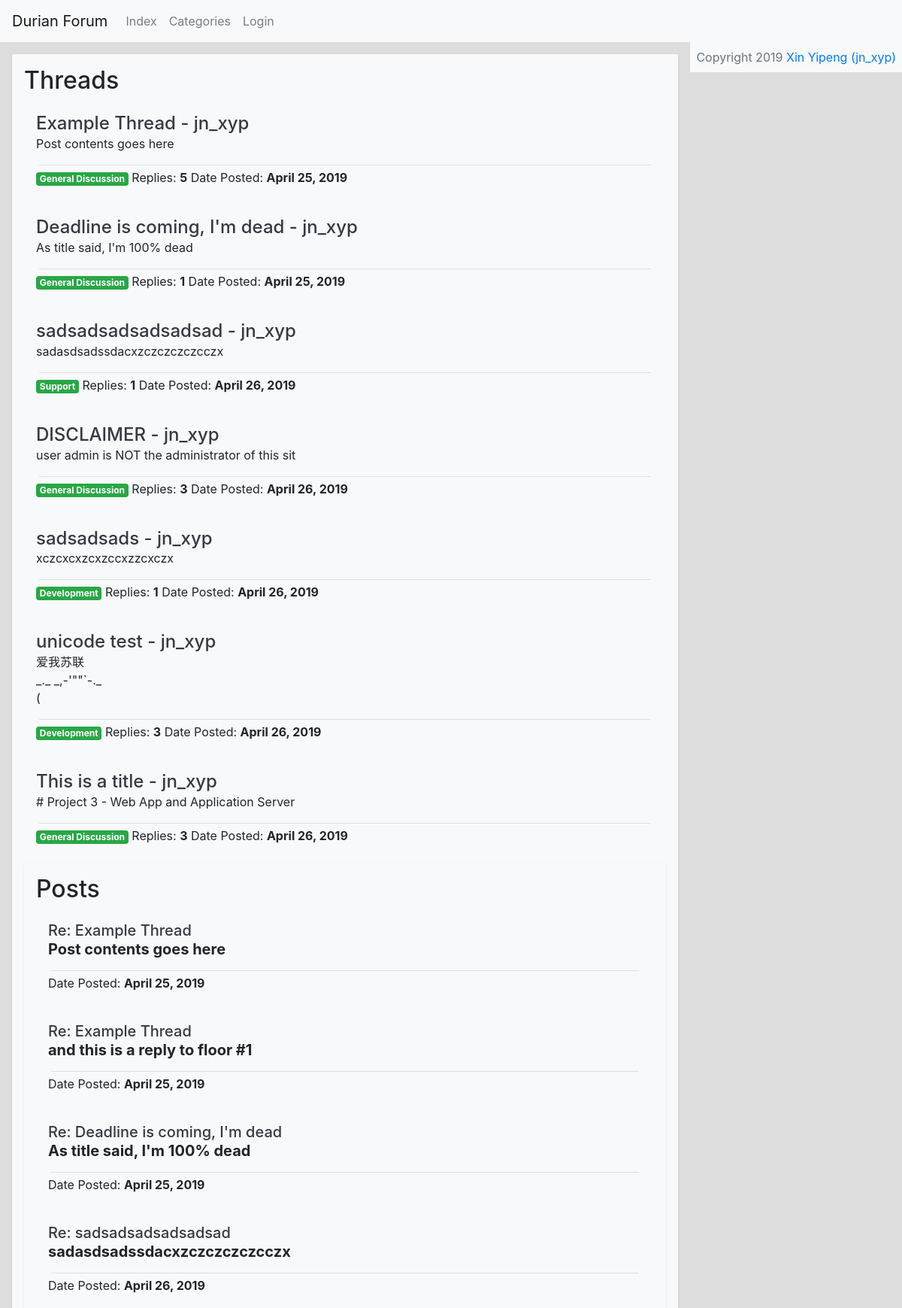
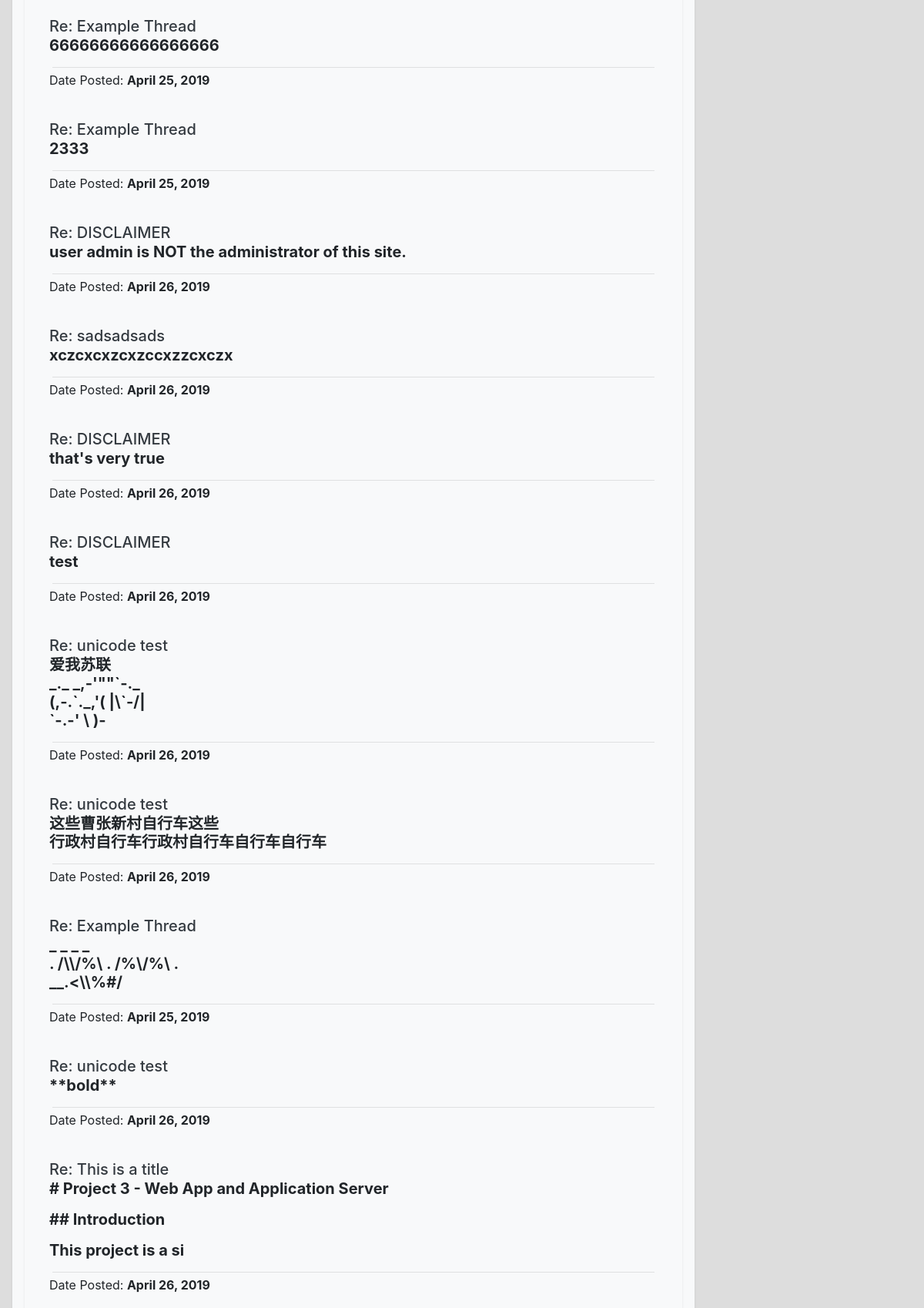
The app's page /e/xiny13/forum/user/1 (upper part) with its own data (2 pictures, top to bottom).
### forum/models.py (models this page shows, shortened)
class Thread(models.Model):
    author = models.ForeignKey(to=ForumUser, on_delete=models.CASCADE, related_name='threads',
                               related_query_name='thread', null=True)
    title = models.CharField('Thread Title', max_length=100)
    pub_date = models.DateTimeField('Date Published')
    category = models.ForeignKey(to=Category, on_delete=models.CASCADE, related_name='threads',
                                 related_query_name='thread', null=True)

class ForumUser(models.Model):
    user = models.OneToOneField(to=User, on_delete=models.CASCADE, null=True,
                                related_name='forum_user', related_query_name='forum_user')
    nick_name = models.CharField(max_length=30)

class Post(models.Model):
    author = models.ForeignKey(to=ForumUser, on_delete=models.CASCADE, related_name='posts',
                               related_query_name='post', null=True)
    contents = models.TextField('Post Contents')
    pub_date = models.DateTimeField('Date Published')
    parent_thread = models.ForeignKey(to='Thread', on_delete=models.CASCADE, related_name='posts',
                                      related_query_name='post')
    reply_target = models.ForeignKey(to='self', on_delete=models.SET_NULL, null=True, blank=True,
                                     related_name='replies', related_query_name='reply')

class Category(models.Model):
    name = models.CharField('Tag Name', max_length=100)
    description = models.TextField('Tag Description', blank=True)

### forum/views.py (the view)
# urls.py: path('user/<int:user_id>', views.user, name='user_info'),
def user(request, user_id: int):
    user = User.objects.get(pk=user_id)
    forum_user = user.forum_user
    threads = forum_user.threads.all()
    posts = forum_user.posts.all()
    return render(request, 'forum/user_detail.html',
                  context={'current_user': user, 'threads': threads, 'posts': posts,
                           'auth_config': ForumConfig.__dict__,
                           'title': '%s - Users - %s' % (
                               forum_user.nick_name, ForumConfig.verbose_name)})

### forum/templates/forum/user_detail.html (shortened to what this page needs)
{% extends "forum/header_and_footer.html" %}
{% block content %}
    <div class="forum-bg" style="display: flex; flex-direction: row; flex-wrap: wrap-reverse">
        <div id="left" class="p-3" style="flex-grow: 5; max-width: 80%">
            <div class="forum-card p-3 mb-2 bg-light">
                <h2>Threads</h2>
                {% for thread in threads %}
                    <div class="p-3 mb-2 bg-light">
                        <div>
                            <a href="{% url 'forum:thread' thread.id %}"
                               class="h4 text-dark">{{ thread.title }}
                                - {{ thread.author.user.username }}</a>
                        </div>
                        <div>{{ thread.posts.first.contents|linebreaks|slice:50 }}</div>
                        <hr class="m-1">
                        <span class="badge badge-success">{{ thread.category.name }}</span>
                        <span>Replies: <b>{{ thread.posts.all|length }}</b></span>
                        <span>Date Posted: <b>{{ thread.pub_date|date }}</b></span>
                    </div>
                {% empty %}
                    <p class="h3">No threads yet.</p>
                {% endfor %}
            </div>
            <div class="forum-card p-3 mb-2 bg-light">
                <h2>Posts</h2>
                {% for post in posts %}
                    {% with thread=post.parent_thread %}
                        <div class="p-3 mb-2 bg-light">
                            <div>
                                <a href="{% url 'forum:thread' thread.id %}"
                                   class="h5 text-dark">Re: {{ thread.title }}</a>
                            </div>
                            <div class="h5"><b>{{ post.contents|linebreaks|slice:100 }}</b></div>
                            <hr class="m-1">
                            <span>Date Posted: <b>{{ thread.pub_date|date }}</b></span>
                        </div>
                    {% endwith %}
                {% empty %}
                    <p class="h3">No posts yet.</p>
                {% endfor %}
            </div>
        </div>
    </div>
{% endblock %}

### forum/static/forum/common.css (style rules this page uses)
.forum-card { box-shadow: 0 1px 3px rgba(26,26,26,.1); overflow: hidden; border-radius: 2px; }
.forum-bg { background: #dddddd; }

### records on screen
Thread: title "Example Thread", author.user.username "jn_xyp", posts.first.contents "Post contents goes here", category.name "General Discussion", posts.all|length "5", pub_date "April 25, 2019"
Thread: title "Deadline is coming, I'm dead", author.user.username "jn_xyp", posts.first.contents "As title said, I'm 100% dead", category.name "General Discussion", posts.all|length "1", pub_date "April 25, 2019"
Thread: title "sadsadsadsadsadsad", author.user.username "jn_xyp", posts.first.contents "sadasdsadssdacxzczczczczcczx", category.name "Support", posts.all|length "1", pub_date "April 26, 2019"
Thread: title "DISCLAIMER", author.user.username "jn_xyp", posts.first.contents "user admin is NOT the administrator of this sit", category.name "General Discussion", posts.all|length "3", pub_date "April 26, 2019"
Thread: title "sadsadsads", author.user.username "jn_xyp", posts.first.contents "xczcxcxzcxzccxzzcxczx", category.name "Development", posts.all|length "1", pub_date "April 26, 2019"
Thread: title "unicode test", author.user.username "jn_xyp", posts.first.contents "爱我苏联 _._ _,-'\"\"`-._ (", category.name "Development", posts.all|length "3", pub_date "April 26, 2019"
Thread: title "This is a title", author.user.username "jn_xyp", posts.first.contents "# Project 3 - Web App and Application Server", category.name "General Discussion", posts.all|length "3", pub_date "April 26, 2019"
Post: parent_thread "Example Thread", contents "Post contents goes here", parent_thread.pub_date "April 25, 2019"
Post: parent_thread "Example Thread", contents "and this is a reply to floor #1", parent_thread.pub_date "April 25, 2019"
Post: parent_thread "Deadline is coming, I'm dead", contents "As title said, I'm 100% dead", parent_thread.pub_date "April 25, 2019"
Post: parent_thread "sadsadsadsadsadsad", contents "sadasdsadssdacxzczczczczcczx", parent_thread.pub_date "April 26, 2019"
Post: parent_thread "Example Thread", contents "66666666666666666", parent_thread.pub_date "April 25, 2019"
Post: parent_thread "Example Thread", contents "2333", parent_thread.pub_date "April 25, 2019"
Post: parent_thread "DISCLAIMER", contents "user admin is NOT the administrator of this site.", parent_thread.pub_date "April 26, 2019"
Post: parent_thread "sadsadsads", contents "xczcxcxzcxzccxzzcxczx", parent_thread.pub_date "April 26, 2019"
Post: parent_thread "DISCLAIMER", contents "that's very true", parent_thread.pub_date "April 26, 2019"
Post: parent_thread "DISCLAIMER", contents "test", parent_thread.pub_date "April 26, 2019"
Post: parent_thread "unicode test", contents "爱我苏联 _._ _,-'\"\"`-._ (,-.`._,'( |\\`-/| `-.-' \\ )-", parent_thread.pub_date "April 26, 2019"
Post: parent_thread "unicode test", contents "这些曹张新村自行车这些 行政村自行车行政村自行车自行车自行车", parent_thread.pub_date "April 26, 2019"
Post: parent_thread "Example Thread", contents "_ _ _ _ . /\\\\/%\\ . /%\\/%\\ . __.<\\\\%#/", parent_thread.pub_date "April 25, 2019"
Post: parent_thread "unicode test", contents "**bold**", parent_thread.pub_date "April 26, 2019"
Post: parent_thread "This is a title", contents "# Project 3 - Web App and Application Server ## Introduction This project is a si", parent_thread.pub_date "April 26, 2019"

### other values on screen
{{ auth_config.verbose_name }} "Durian Forum"
{{ auth_config.copyright|safe }} "Copyright 2019 Xin Yipeng (jn_xyp)"
